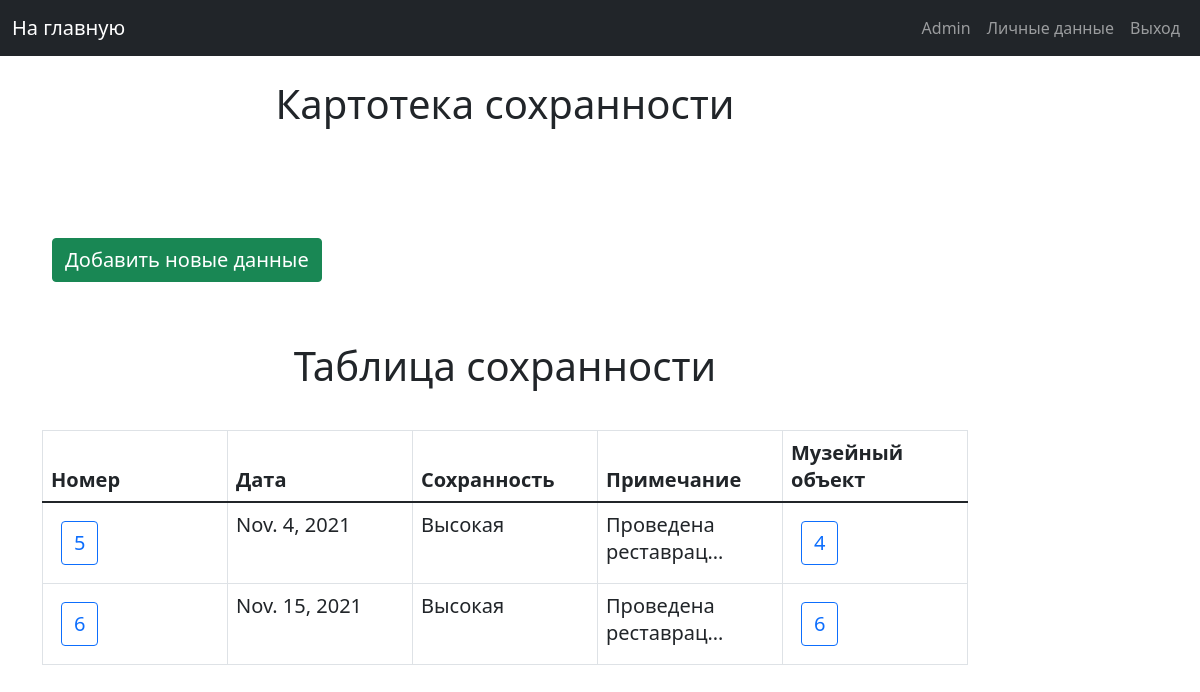
The page /main_page_admin/safety (signed in) on the database its author committed.
### musem/models.py (models this page shows, shortened)
class Safety(models.Model):
    safe_id = models.IntegerField(primary_key=True)
    date = models.DateField()
    safety = models.CharField(max_length=20)
    note = models.TextField()
    gik = models.ForeignKey('Gik', on_delete=models.CASCADE)
    is_activate = models.IntegerField(default=1)
    class Meta:
        verbose_name = "Safety"
        verbose_name_plural = "Safety in a museum"

### musem/views.py (the view)
# urls.py: path('main_page_admin/safety', admin_save_list, name="safety_list"),
def admin_save_list(request):
    if not request.user.is_superuser:
        return HttpResponseForbidden()
    head = ["Номер", "Дата", "Сохранность", "Примечание", "Музейный объект"]
    table = Safety.objects.raw(
        raw_query="SELECT ms.safe_id, ms.date, ms.safety, ms.note, ms.gik_id FROM musem_safety ms JOIN musem_gik mg ON "
                  "ms.gik_id = mg.gik_id AND mg.is_activate = 1 WHERE ms.is_activate = 1;"
    )
    return render(request, 'admin_pages/tables/safety_list_pages.html', {
        'title_page': 'Картотека сохранности',
        'hide_nav_bar': 0,
        'head': head,
        'table': table,
        'is_description': 0,
        'is_administrative_zone': 1
    })

### templates/admin_pages/tables/safety_list_pages.html
{% extends 'include/base.html' %}
{% load static %}
{% block title %}
    <div class="title_block">
        <h2 class="title">{{ title_page }}</h2>
    </div>
{% endblock title %}
{% block content %}
    <div class="list_button_block">
        <a class="float-right btn text-white btn-success text_button"
           href="{% url 'create_safe' %}">Добавить новые данные</a>
        <h2 class="sub_title_table">Таблица сохранности</h2>
        {% include 'include/tables/safety_table.html' %}
    </div>
{% endblock content %}

### templates/include/navbar.html (shortened to what this page needs)
<nav class="navbar navbar-expand-md navbar-dark bg-dark mb-4">
    <div class="container-fluid">
        {% if is_administrative_zone %}
            <a class="navbar-brand" href="{% url "main_page_admin" %}">На главную</a>
        {% else %}
            <a class="navbar-brand" href="{% url "main_page" %}">На главную</a>
        {% endif %}
        <div class="pull-right">
            <ul class="navbar-nav me-auto mb-2 mb-md-0">
                {% if request.user.is_authenticated %}
                    <li class="nav-item">
                        <a class="nav-link" href="{% url 'user_data' %}" tabindex="-1">{{ request.user.first_name }}</a>
                    </li>
                    <li class="nav-item">
                        <a class="nav-link" href="{% url 'user_settings' %}" tabindex="-1">Личные данные</a>
                    </li>
                    <li class="nav-item">
                        <a class="nav-link" href="{% url 'logout' %}" tabindex="-1">Выход</a>
                    </li>
                {% endif %}
            </ul>
        </div>
    </div>
</nav>

### templates/include/tables/safety_table.html (shortened to what this page needs)
{% extends 'include/base_table.html' %}
{% load static %}
    {% block table_head %}
        {% for title in head %}
            <th class="text_button">{{ title }}</th>
        {% endfor %}
    {% endblock %}
    {% block table_content %}
        {% for content_list in table %}
            <tr>
                <td>
                    <a href="{% url 'safe_description' safe_id=content_list.safe_id %}"
                       class="btn btn-outline-primary text_button">{{ content_list.safe_id }}</a>
                </td>
                <td class="text_button">{{ content_list.date }}</td>
                <td class="text_button">{{ content_list.safety }}</td>
                {% if is_description %}
                    <td class="text_button">{{ content_list.note }}</td>
                {% else %}
                    <td class="text_button">{{ content_list.note|truncatechars:20 }}</td>
                {% endif %}
                <td>
                    <a href="{% url 'gik_description' gik_id=content_list.gik_id %}"
                       class="btn btn-outline-primary text_button">{{ content_list.gik_id }}</a>
                </td>
            </tr>
        {% endfor %}
    {% endblock %}

### static/css/my_styles.css (style rules this page uses)
.title_block { margin-bottom: 100px; }
.title { font-size: 40px; text-align: center; }
.text_button { font-size: 20px; margin: 10px; }
.sub_title_table { font-size: 40px; text-align: center; margin-top: 50px; margin-bottom: 40px; }
td, th { white-space: normal; word-wrap: break-word; }
.list_button_block { margin-bottom: 50px; }

### rows shown on the page
Safety: safe_id "5", date "Nov. 4, 2021", safety "Высокая", note "Проведена реставрац…", gik_id "4"
Safety: safe_id "6", date "Nov. 15, 2021", safety "Высокая", note "Проведена реставрац…", gik_id "6"

### other values the page prints
{{ request.user.first_name }} "Admin"
{{ title_page }} "Картотека сохранности"
{{ title }} "Номер" "Дата" "Сохранность" "Примечание" "Музейный объект"
